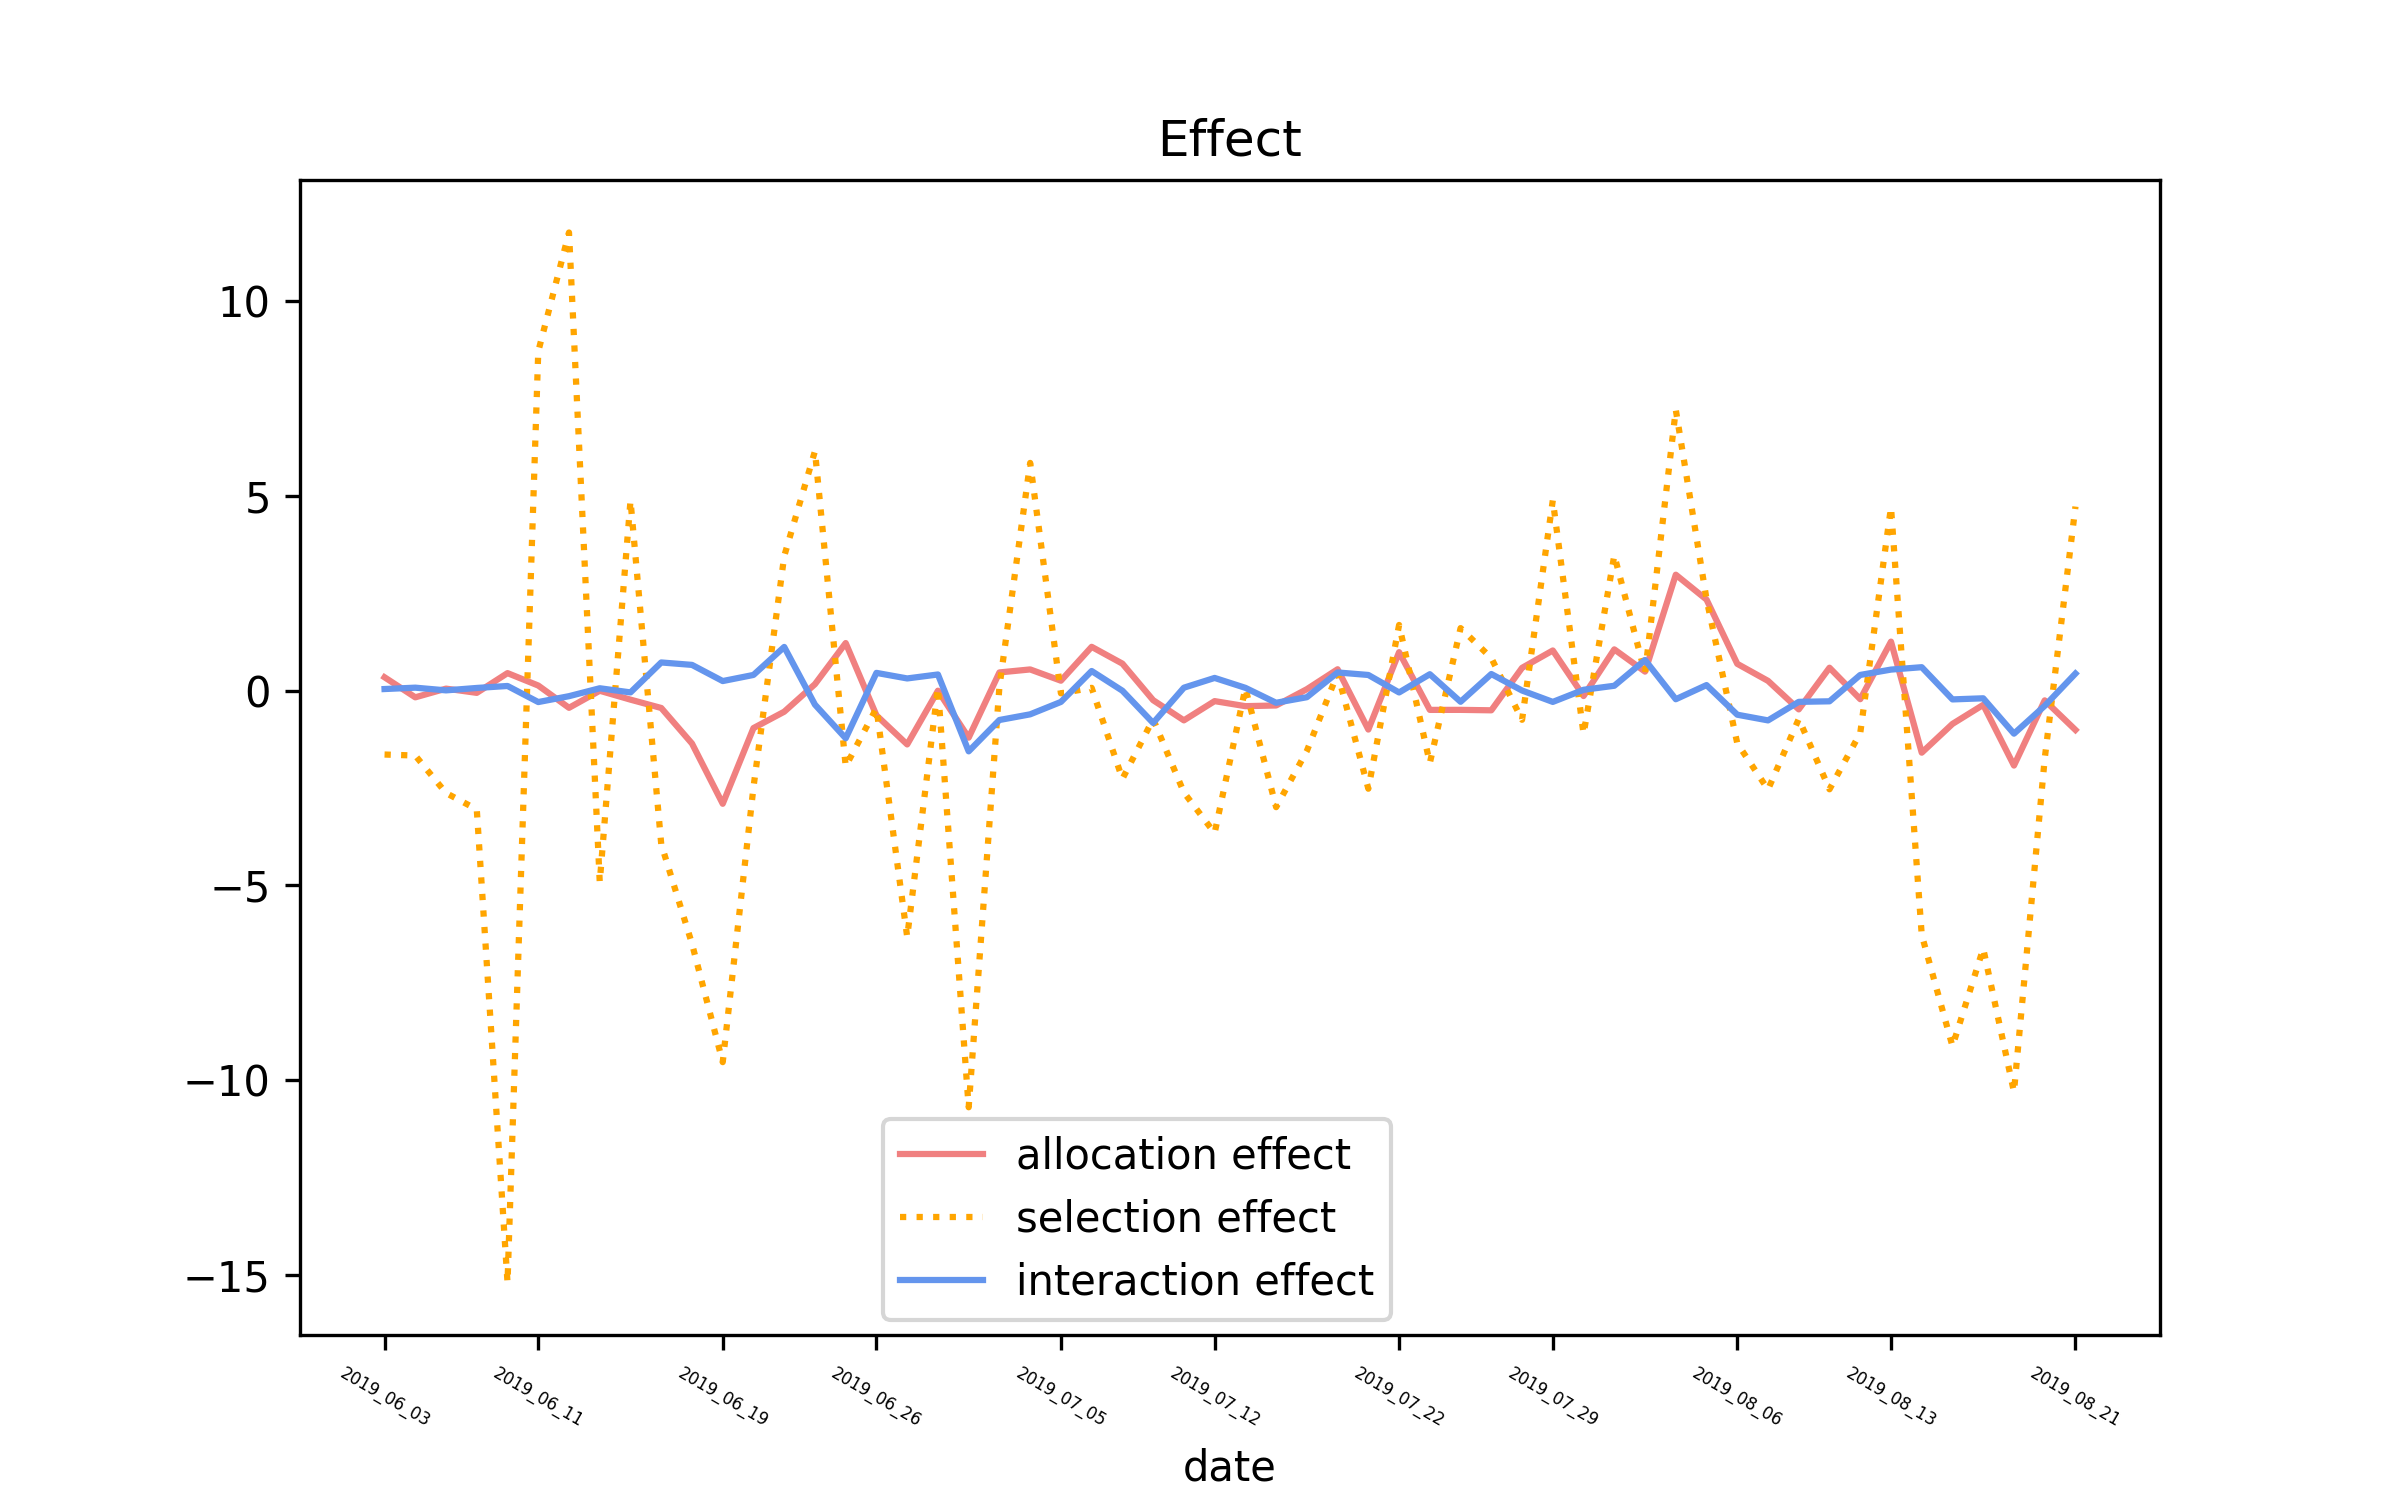

This chart was generated by the following Python code:
import pandas as pd
import csv
import numpy as np
import matplotlib.pyplot as plt
import os

df = pd.read_csv('result.csv',sep=',')
df=df.drop(columns=['Unnamed: 0'])
fig=plt.figure(figsize=(8,5),dpi=300)

alloc=df['allocation']
select=df['selection']
interact=df['interaction']

ax1=fig.add_subplot(111)

line1,=ax1.plot(alloc,color='lightcoral',label='allocation effect')
line2,=ax1.plot(select,color='orange',linestyle=':',label='selection effect')
line3,=ax1.plot(interact,color='cornflowerblue',label='interaction effect')

plt.legend((line1,line2,line3),('allocation effect','selection effect','interaction effect'),loc='center',
           bbox_to_anchor=(0.45, 0.1))
plt.xlabel('date')
locs=np.linspace(0,55,11).astype(int)


label=[]
for i in locs:
    label.append(df['date'][i])

plt.xticks(locs,label,size=4,rotation=-30,)
plt.title('Effect',loc='center')

plt.savefig('chart_line.png')
plt.show()


